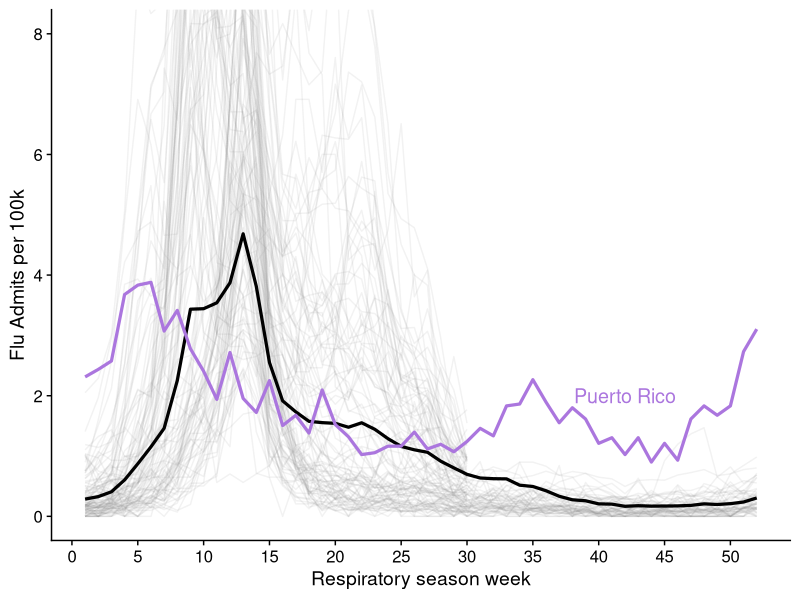

This chart was generated by the following R code: (Note: this script raises an error after producing the figure.)
# --------------------------------------------------------------------------------
# supplemental figure comparing seasonality of worst performing states to---------
# national trends-----------------------------------------------------------------
# --------------------------------------------------------------------------------
library(tidyverse)
library(lubridate)
library(cowplot)

rsv <- read_csv("data/weekly-rsv-us.csv") |> 
    filter(!(date %within% interval(ymd("2020-03-01"), ymd("2021-06-01")))) |> 
    mutate(season_week=(epiweek-40) %% 52 + 1) # epiweek 40 is start of RSV season, going off provided season column

flu <- read_csv("data/weekly-flu-us.csv") |> 
    filter(
        location != "US", # won't need nat'l for these figures
        date > "2021-09-01" # No real point in looking at data before around here
    ) |>
    filter(date >= "2021-10-07") |> # also go ahead and remove pre season dates for this fig
    mutate(
        season=case_when(
            date <= "2022-10-01" ~ "2021-22",
            date > "2022-10-01" & date <= "2023-09-30" ~ "2022-23",
            date > "2023-09-30" ~ "2023-24"
        ),
        season_week=(epiweek-40) %% 52 + 1
    )

flu_nat <- flu |> 
    group_by(epiweek, season_week) |> 
    summarise(mean=mean(weekly_rate), .groups="drop")

flu_pr <- flu |>
    filter(location == "Puerto Rico", season %in% c("2022-23", "2023-24")) |> 
    group_by(epiweek, season_week) |>
    summarise(mean=mean(weekly_rate), .groups="drop")

p1 <- ggplot(flu_nat, aes(season_week, mean)) +
    geom_line(
        aes(season_week, weekly_rate, group=interaction(season, location)), 
        filter(flu, location != "Puerto Rico", season %in% c("2022-23", "2023-24")), 
        col="gray50", alpha=0.1
    ) +
    geom_line(col="black", linewidth=1.1) +
    geom_line(data=flu_pr, col="#AB76DE", linewidth=1.1) +
    annotate("text", label="Puerto Rico", x=42, y=2, col="#AB76DE", size=5) +
    labs(x="Respiratory season week", y="Flu Admits per 100k") +
    scale_x_continuous(breaks=seq(0, 50 , 5)) +
    coord_cartesian(ylim=c(0, 8)) +
    theme_half_open()

rsv_nat <- rsv |> 
    group_by(epiweek, season_week) |> 
    summarise(mean=mean(weekly_rate), .groups="drop")

rsv_ga <- rsv |>
    filter(location == "Georgia", season %in% c("2022-23", "2023-24")) |> 
    group_by(epiweek, season_week) |>
    summarise(mean=mean(weekly_rate), .groups="drop")

p2 <- ggplot(rsv_nat, aes(season_week, mean)) +
    geom_line(
        aes(season_week, weekly_rate, group=interaction(season, location)), 
        filter(rsv, location != "Georgia", season %in% c("2022-23", "2023-24")), 
        col="gray50", alpha=0.1
    ) +
    geom_line(col="black", linewidth=1.1) +
    geom_line(data=rsv_ga, col="salmon2", linewidth=1.1) +
    annotate("text", label="Georgia", x=44, y=2, col="salmon2", size=5) +
    labs(x="Respiratory season week", y="RSV Admits per 100k") +
    scale_x_continuous(breaks=seq(0, 50 , 5)) +
    coord_cartesian(ylim=c(0, 5)) +
    theme_half_open()

plot_grid(p1, p2, labels="AUTO")
ggsave("figs/fig-S5-v3.pdf", width=9.2, height=4.5)
